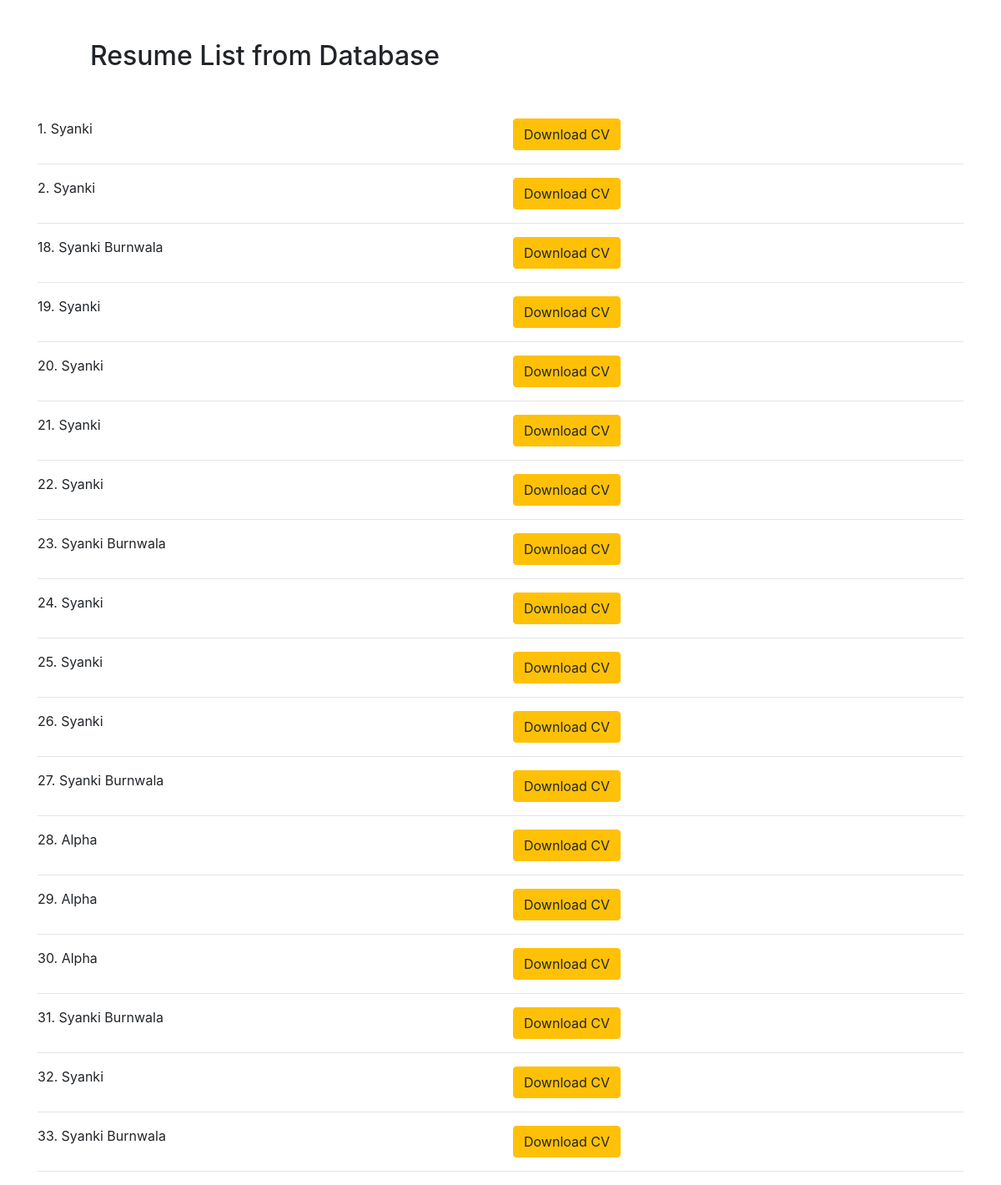
/list/, run on an earlier commit of the app's database.
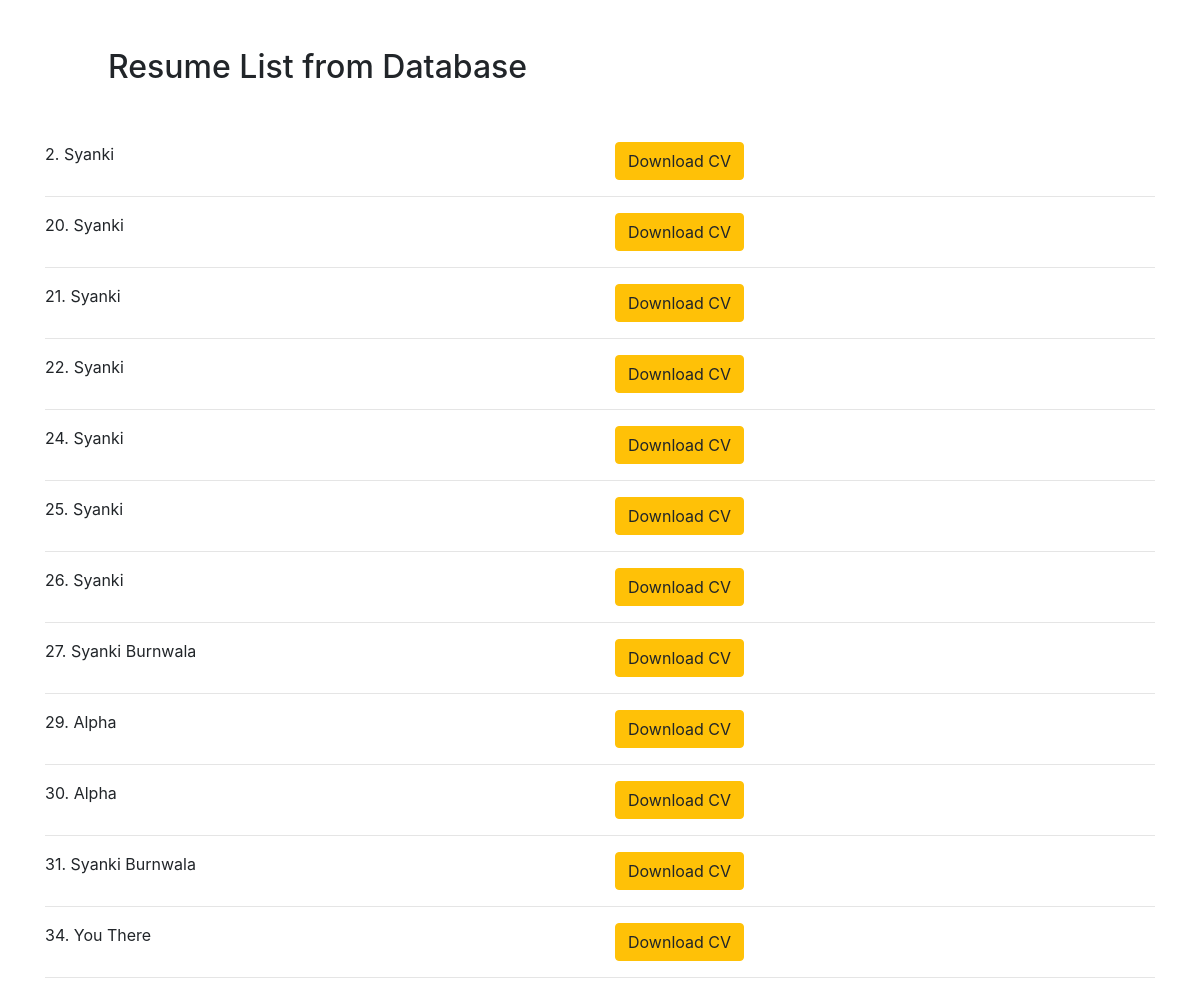
And on a later commit of the database.
### pdf/models.py (models this page shows, shortened)
class Profile(models.Model):
    name = models.CharField(max_length=100)
    phone = models.CharField(max_length=100)
    email = models.EmailField(max_length=100)
    school = models.CharField(max_length=100)
    degree = models.CharField(max_length=100)
    university = models.CharField(max_length=100)
    skill = models.TextField(max_length=100)
    ambition = models.TextField(max_length=100)
    work_ex = models.TextField(max_length=100)

### pdf/views.py (the view)
# urls.py: path('list/', views.list, name="list"),
def list(request):
    profile = Profile.objects.all()
    return render(request, "pdf/list.html", {'profile': profile})

### pdf/templates/pdf/list.html (shortened to what this page needs)
<!DOCTYPE html>
<html lang="en">
<head>
     <link rel="stylesheet" href="https://maxcdn.bootstrapcdn.com/bootstrap/4.0.0/css/bootstrap.min.css"
>
</head>
<body>
    <div class="container">
        <div class="row m-5">
            <div class="col-md-12">
                <h2>Resume List from Database</h2>
            </div>
        </div>
        {% for profile in profile %}
        <div class="row">
            <div class="col-md-6">
                {{profile.id}}. {{profile.name}}
            </div>
            <div class="col-md-6">
                <a href="/{{profile.id}}" class="btn btn-warning">Download CV</a>
            </div>
        </div>
        <hr>
        {% endfor %}
    </div>
</body>
</html>

What changed in the data, as far as the page shows it:
removed Profile: id "1", name "Syanki"
removed Profile: id "18", name "Syanki Burnwala"
removed Profile: id "19", name "Syanki"
removed Profile: id "23", name "Syanki Burnwala"
removed Profile: id "28", name "Alpha"
removed Profile: id "32", name "Syanki"
removed Profile: id "33", name "Syanki Burnwala"
added Profile: id "34", name "You There"
